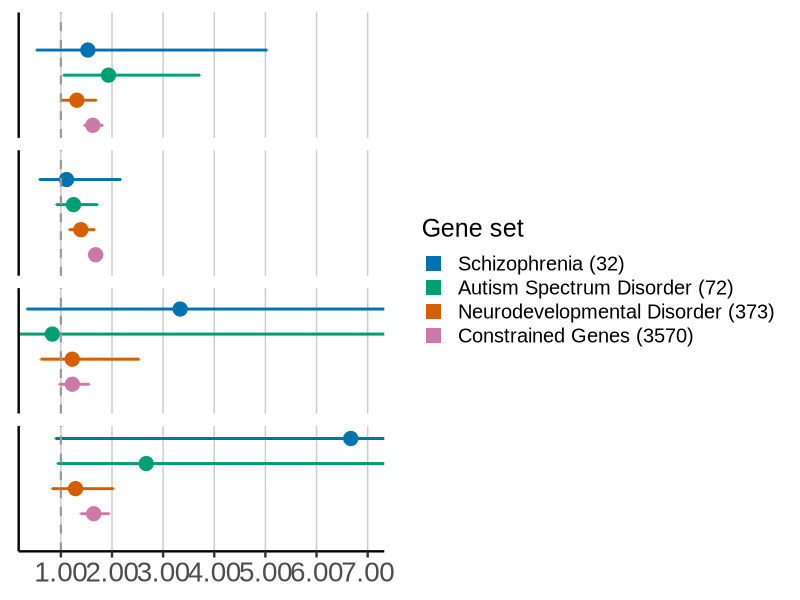
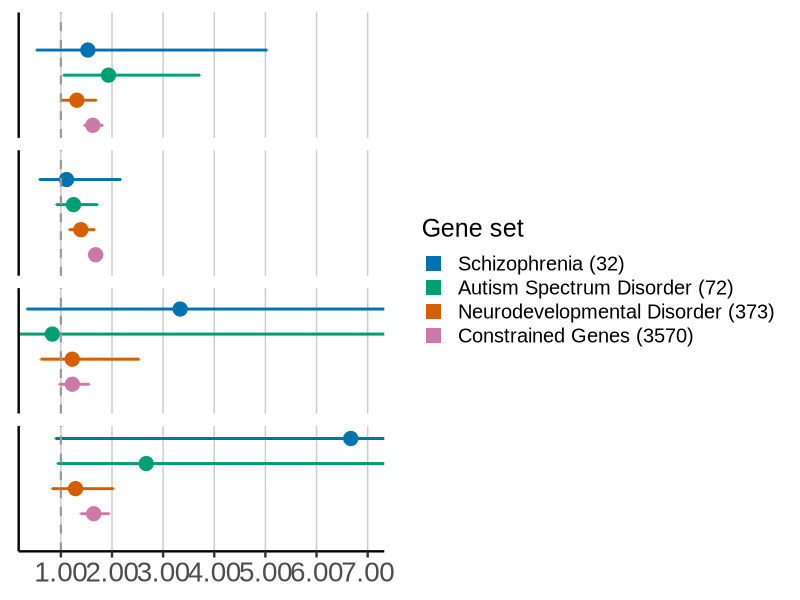

These charts were generated, in order, by the following R code:
library(ggplot2)
library(data.table)
library(tidyr)
library(dplyr)
library(RColorBrewer)
library(scales) 

del <- fread("inputs/SV/del/fisher_del-ac5_table.tsv")
colnames(del) <- c("Gene_set", "Category", "OR", "CI_low", "CI_high", "pval", 
                                   "rarevar_case", "rarevar_control", "novar_case", "novar_control",
                                   "length_thresh", "corrected", "both_corrected")
del$Gene_set <- case_when(del$Gene_set == "ASD" ~ "Autism Spectrum Disorder (72)",
                          del$Gene_set == "NDD" ~ "Neurodevelopmental Disorder (373)",
                          del$Gene_set == "pLI-constrained" ~ "Constrained Genes (3570)",
                          del$Gene_set == "SCHEMA" ~ "Schizophrenia (32)",)
del$Category <- case_when(del$Category == "PREDICTED_LOF" ~ "Exonic",
                          del$Category == "PREDICTED_INTRONIC" ~ "Intronic",
                          del$Category == "PREDICTED_PROMOTER" ~ "Promoter",
                          del$Category == "PREDICTED_UTR" ~ "5'UTR",)
df <- del
df$Gene_set <- factor(df$Gene_set, 
                      levels = rev(c("Schizophrenia (32)",
                                 "Autism Spectrum Disorder (72)", "Neurodevelopmental Disorder (373)",
                                 "Constrained Genes (3570)")))
df$Category <- factor(df$Category, 
                      levels = c("Exonic", "Intronic", 
                                     "Promoter","5'UTR"))


odds_ratio_plot <- ggplot(df, aes(x = OR, y = Category, color = Gene_set)) +
  geom_point(size = 4.5, position=position_dodge(width = 12)) +  # Points for estimates
  geom_errorbarh(aes(xmin = CI_low, xmax = CI_high), 
                 height = 0.3, size = 1, 
                 position=position_dodge(width = 12)) +  # Error bars
  facet_wrap(~Category, ncol = 1) +
  labs(
    #title = "",
    #x = "",
    y = "Odds Ratio",
    color = "Gene set"
  ) +
  geom_vline(xintercept = 1, linetype = "dashed", color = "#999999", size = 0.75) +
  scale_color_manual(breaks = c("Schizophrenia (32)", 
                                "Autism Spectrum Disorder (72)", "Neurodevelopmental Disorder (373)",
                                "Constrained Genes (3570)"),
                     values = c("#0072B2", 
                                "#009E73", "#D55E00", 
                                "#CC79A7")) +
  scale_x_continuous(limits = c(0, 300), 
                     breaks = seq(0, 8, 1),
                     labels = label_number(accuracy = 0.01)) +
  coord_cartesian(xlim = c(0.5, 7)) +
  theme_classic(base_size = 18) +
  theme(
    legend.position = "right", legend.text.align = 0,
    strip.text = element_blank(),
    plot.title = element_blank(),
    axis.ticks.y = element_blank(), axis.text.y = element_blank(), axis.title.y = element_blank(),
    axis.text.x = element_text(size = 20),
    axis.title = element_blank(),
    panel.grid.major.y = element_blank(), panel.grid.minor.y = element_blank(),
    panel.grid.major = element_line(color = "grey80", size = 0.5),  
    panel.grid.minor = element_blank(),
    text = element_text(family = "Arial")
  ) +
  guides(color = guide_legend(override.aes = list(shape = 15, linetype = "blank"))) 
odds_ratio_plot

ggsave("outputs/SV-plots/20240929_sv-plotting_del-ac5_old-analysis.jpg", plot = odds_ratio_plot, width = 11, height = 13)






